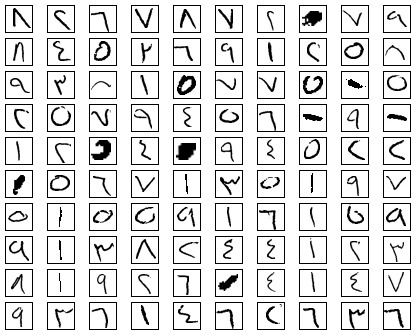
#> input picture image/hand.jpg, 416 x 335 px
$ python -i FunctionsApp.py   (imports and definitions only)
#> lines starting #> are read from the running program, lines starting #| are printed output that depends on the picture
#> further down, picture is the input picture: PIL image 416x335 RGB; min 0, max 255, mean 221.5
import numpy as np
from PIL import Image

def sigmoid (z):
    return 1.0/(1.0+np.exp(-z))

def feedforward (a,w,b):
    for b1, w1 in zip(b,w):
        a = sigmoid(np.dot(w1, a)+b1)
    return a

def transform (x):
    return 1-x/255

#Bounding Box functions :
def invert_img(image):
    arr=np.array(image)
    arr=255-arr
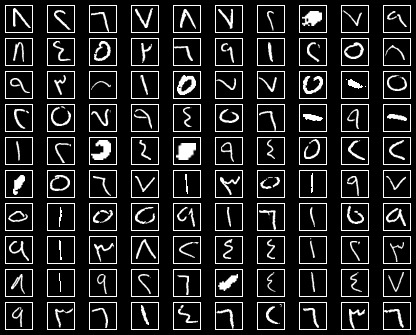
#> arr: shape (335, 416, 3); min 0, max 255, mean 33.5
    return Image.fromarray(arr)

def size_normalisation (img):
    img=invert_img(img)
    img=img.crop(img.getbbox())
    #Resizing :
    h=img.height
#> h = 335
    w=img.width
#> w = 416
    if h>w:
        img=img.resize((int(np.floor(20*w/h)), 20))
    else:
        img=img.resize((20, int(np.floor(20*h/w))))
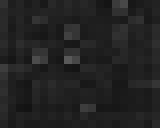
#> img: PIL image 20x16 RGB (shown 8 times larger); min 19, max 89, mean 34
    return img

# Centring functions :
def invert_arr(arr):
    arr = 255-arr
    return arr

def massCenter(arr):
    arr = invert_arr(arr)
    totalMass = 0
    sumX = 0
    sumY = 0
    for y in range(arr.shape[0]):
        for x in range(arr.shape[1]):
            totalMass += arr[y,x]
            sumX += arr[y,x] * (x+0.5)
            sumY += arr[y,x] * (y+0.5)
    centerX = sumX/totalMass
    centerY = sumY/totalMass
    return (centerX, centerY)

def transVector(arr):
    x, y = massCenter(arr)
    Cx, Cy = (arr.shape[1]/2, arr.shape[0]/2)
    return (int(np.round(Cx-x)), int(np.round(Cy-y)))

def center(img):
    arr = np.array(img)
    Tx, Ty = transVector(arr)
    arr = invert_arr(arr)
    newArr = np.zeros(arr.shape)
    for y in range(arr.shape[0]):
        for x in range(arr.shape[1]):
            if (arr[y, x] >= 0 and (0 <= y+Ty <=arr.shape[0]-1) and (0 <= x+Tx <= arr.shape[1]-1) ):
                newArr[y+Ty, x+Tx] = arr[y, x]
    newArr = invert_arr(newArr)
    img = Image.fromarray(newArr)
    return img

>>> from PIL import Image
>>> picture = Image.open('../image/hand.jpg')
>>> result = size_normalisation(picture)
